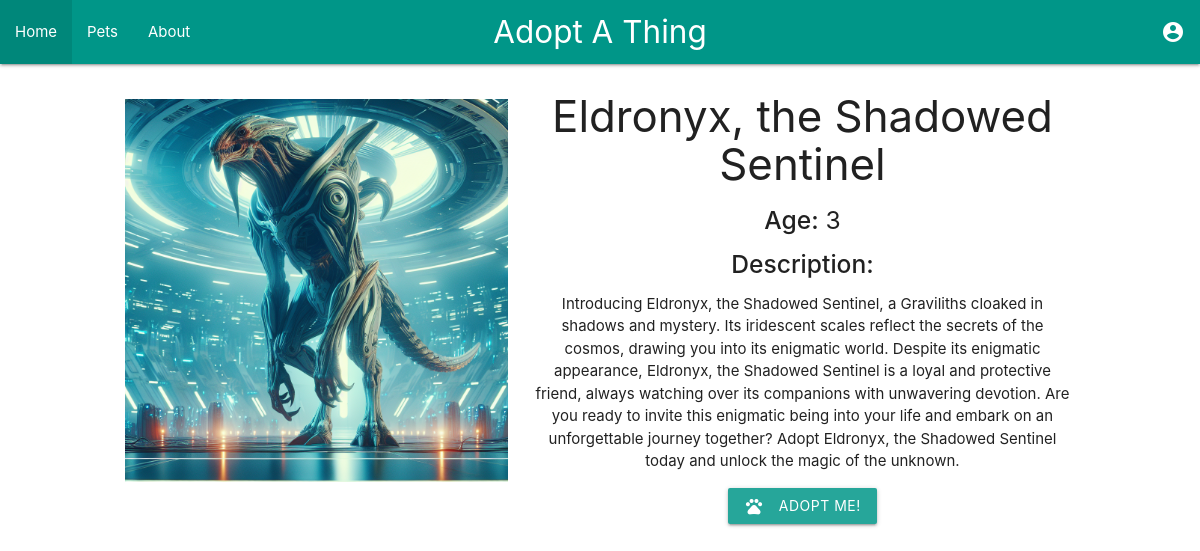
The page /pet/3 on the database its author committed.
### tables this page shows
CREATE TABLE thing_images (
    id INTEGER PRIMARY KEY AUTOINCREMENT,
    thing_id INTEGER NOT NULL,
    image_url TEXT NOT NULL,
    FOREIGN KEY (thing_id) REFERENCES things(id)
);

CREATE TABLE things (
    id INTEGER PRIMARY KEY AUTOINCREMENT,
    name TEXT NOT NULL,
    species TEXT NOT NULL,
    age INTEGER NOT NULL,
    gender TEXT NOT NULL,
    description TEXT NOT NULL
);

### app.py (the view)
@app.route('/pet/<int:pet_id>')
def pet_detail(pet_id):
    conn = get_db_connection()
    pet = conn.execute('SELECT * FROM pets WHERE id = ?', (pet_id,)).fetchone()
    if pet is None:
        thing = conn.execute('SELECT * FROM things WHERE id = ?', (pet_id,)).fetchone()
        if thing is None:
            conn.close()
            return "Pet or Thing not found", 404
        images = conn.execute('SELECT image_url FROM thing_images WHERE thing_id = ?', (pet_id,)).fetchall()
        image_urls = [img['image_url'] for img in images]
        conn.close()
        return render_template('pet_detail.html', pet=thing, images=image_urls, is_ai=True)
    conn.close()
    return render_template('pet_detail.html', pet=pet, is_ai=False)

### app.py (called while the page is built)
def get_db_connection():
    with sqlite3.connect('database/petadoption.db') as conn:
        conn.row_factory = sqlite3.Row
        return conn

### templates/pet_detail.html (shortened to what this page needs)
{% extends "base.html" %}
{% block content %}
  <div class="container pet-detail-container">
    <div class="row valign-wrapper">
      <div class="col s12 m5 center-align">
        {% if images %}
        <img class="responsive-img pet-detail-image" src="{{ url_for('static', filename=images[0].replace('static/', '')) }}" alt="{{ pet.name }}">
        {% else %}
        <img class="responsive-img pet-detail-image" src="{{ url_for('static', filename='images/placeholder.png') }}" alt="No image available">
        {% endif %}
      </div>
      <div class="col s12 m7">
        <h3 class="pet-name">{{ pet.name }}</h3>
        <h5><strong>Age:</strong> {{ pet.age }}</h5>
        <h5><strong>Description:</strong></h5>
        <p class="pet-description">{{ pet.description | replace('\n', '<br>') | safe }}</p>
        <div class="center-align">
          <a class="waves-effect waves-light btn" href="{{ url_for('adopt_pet', pet_id=pet['id']) }}">
            <i class="material-icons left">pets</i> Adopt Me!
          </a>
        </div>
      </div>
    </div>
  </div>
{% endblock %}

### static/style.css (style rules this page uses)
.container { width: 90%; max-width: 1200px; margin: 0 auto; text-align: center; }

### rows shown on the page
thing_images: image_url (picture)
things: name "Eldronyx, the Shadowed Sentinel", age "3", description "Introducing Eldronyx, the Shadowed Sentinel, a Graviliths cloaked in shadows and mystery. Its iridescent scales reflect the secrets of the cosmos, drawing you into its enigmatic world. Despite its enigmatic appearance, Eldronyx, the Shadowed Sentinel is a loyal and protective friend, always watching over its companions with unwavering devotion. Are you ready to invite this enigmatic being into your life and embark on an unforgettable journey together? Adopt Eldronyx, the Shadowed Sentinel today and unlock the magic of the unknown."
